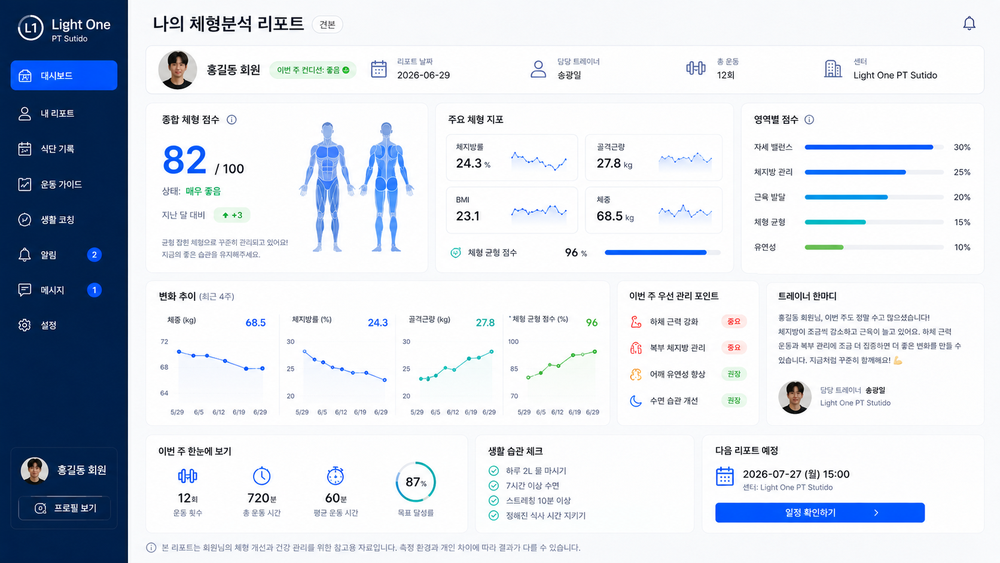
#> input picture 2/repo_lightoneV2/assets/dashboard/center/H_dashboard_center_mgmt_v1.png, 1000 x 563 px, shrunk from 1672 x 941 before the run
$ python normalize.py --input ../../../2/repo_lightoneV2/assets/dashboard/center/H_dashboard_center_mgmt_v1.png --output out.png
#> lines starting #> are read from the running program, lines starting #| are printed output that depends on the picture
"""Normalize lighting variation before image measurement.

The LIGHT ONE workflow uses this module to reduce color temperature, brightness,
and local contrast differences for repeatable reference measurements. Inputs are
lighting patches, gray cards, or marker frames, not face or identity images.
"""

from __future__ import annotations

import argparse
import json
import os
from typing import Dict, Tuple

import cv2
import numpy as np


def read_image(path: str) -> np.ndarray:
    image = cv2.imread(path, cv2.IMREAD_COLOR)
    if image is None:
        raise ValueError(f"Cannot read image: {path}")
    return image


def gray_world_white_balance(image: np.ndarray) -> np.ndarray:
    """Apply gray-world white balance to a BGR image."""
    image_f = image.astype(np.float32)
    channel_means = image_f.reshape(-1, 3).mean(axis=0)
    gray_mean = float(channel_means.mean())
    gains = gray_mean / np.maximum(channel_means, 1e-6)
    balanced = image_f * gains.reshape(1, 1, 3)
    return np.clip(balanced, 0, 255).astype(np.uint8)


def clahe_luminance(
    image: np.ndarray,
    clip_limit: float = 2.0,
    tile_grid_size: Tuple[int, int] = (8, 8),
) -> np.ndarray:
    """Normalize local contrast using CLAHE on LAB luminance."""
    lab = cv2.cvtColor(image, cv2.COLOR_BGR2LAB)
    l_channel, a_channel, b_channel = cv2.split(lab)
    clahe = cv2.createCLAHE(clipLimit=clip_limit, tileGridSize=tile_grid_size)
    l_equalized = clahe.apply(l_channel)
    merged = cv2.merge([l_equalized, a_channel, b_channel])
    return cv2.cvtColor(merged, cv2.COLOR_LAB2BGR)


def normalize_exposure(image: np.ndarray, target_mean: float = 128.0) -> np.ndarray:
    """Scale exposure so the luminance mean maps to target_mean."""
    lab = cv2.cvtColor(image, cv2.COLOR_BGR2LAB).astype(np.float32)
    current_mean = float(lab[:, :, 0].mean())
    if current_mean <= 1e-6:
        return image.copy()
    scale = float(target_mean) / current_mean
    lab[:, :, 0] = np.clip(lab[:, :, 0] * scale, 0, 255)
    return cv2.cvtColor(lab.astype(np.uint8), cv2.COLOR_LAB2BGR)


def normalize_lighting(
    image: np.ndarray,
    target_mean: float = 128.0,
    clahe_clip_limit: float = 2.0,
    clahe_grid_size: Tuple[int, int] = (8, 8),
) -> Tuple[np.ndarray, Dict[str, object]]:
    """Run white balance, CLAHE, and exposure normalization."""
    before_lab = cv2.cvtColor(image, cv2.COLOR_BGR2LAB)
    before_channel_means = image.reshape(-1, 3).mean(axis=0)

    balanced = gray_world_white_balance(image)
    contrasted = clahe_luminance(
        balanced,
        clip_limit=clahe_clip_limit,
        tile_grid_size=clahe_grid_size,
    )
    normalized = normalize_exposure(contrasted, target_mean=target_mean)

    after_lab = cv2.cvtColor(normalized, cv2.COLOR_BGR2LAB)
    after_channel_means = normalized.reshape(-1, 3).mean(axis=0)
    metadata: Dict[str, object] = {
        "target_mean_luminance": float(target_mean),
        "before_mean_luminance": float(before_lab[:, :, 0].mean()),
        "after_mean_luminance": float(after_lab[:, :, 0].mean()),
        "before_bgr_means": [float(v) for v in before_channel_means],
        "after_bgr_means": [float(v) for v in after_channel_means],
        "clahe_clip_limit": float(clahe_clip_limit),
        "clahe_grid_size": [int(v) for v in clahe_grid_size],
        "note": "Lighting/gray-card inputs only; faces and identity data are not processed.",
    }
    return normalized, metadata


def save_image(path: str, image: np.ndarray) -> None:
    os.makedirs(os.path.dirname(os.path.abspath(path)), exist_ok=True)
    if not cv2.imwrite(path, image):
        raise ValueError(f"Could not write image: {path}")


# [6 lines left out: function parse_grid, not called in this run]


def main() -> int:
    parser = argparse.ArgumentParser(description="Normalize lighting in a BGR image.")
    parser.add_argument("--input", required=True, help="Input gray-card/lighting image.")
    parser.add_argument("--output", required=True, help="Normalized output image path.")
    parser.add_argument("--metrics", help="Optional JSON metrics output path.")
    parser.add_argument("--target-mean", type=float, default=128.0)
    parser.add_argument("--clahe-clip-limit", type=float, default=2.0)
    parser.add_argument("--clahe-grid-size", type=parse_grid, default=(8, 8))
    args = parser.parse_args()

    image = read_image(args.input)
#> in read_image, image is the input picture: shape (563, 1000, 3); mean B, G, R 227.2, 217.5, 210.9
    normalized, metrics = normalize_lighting(
        image,
        target_mean=args.target_mean,
        clahe_clip_limit=args.clahe_clip_limit,
        clahe_grid_size=args.clahe_grid_size,
    )
#> in normalize_lighting, `before_channel_means = image.reshape(-1, 3).mean(axis=0)`: before_channel_means = [227.2, 217.5, 210.9]
#> in gray_world_white_balance, `channel_means = image_f.reshape(-1, 3).mean(axis=0)`: channel_means = [227.9, 218.1, 211.5]
#> in gray_world_white_balance, `gray_mean = float(channel_means.mean())`: gray_mean = 219.2
#> in gray_world_white_balance, `gains = gray_mean / np.maximum(channel_means, 1e-6)`: gains = [0.962, 1.01, 1.04]
#> in clahe_luminance, `l_channel, a_channel, b_channel = cv2.split(lab)`:
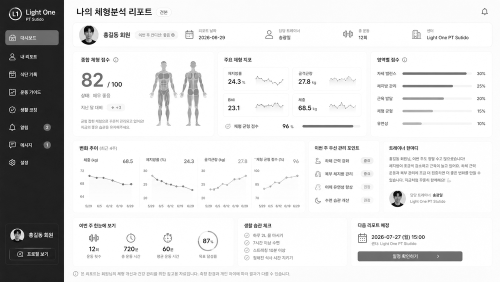
#> l_channel: shape (563, 1000) (shown at 1/2 size); min 0, max 255, mean 219.4
#> in clahe_luminance, `l_channel, a_channel, b_channel = cv2.split(lab)`:
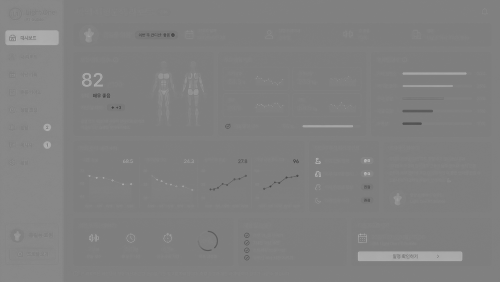
#> a_channel: shape (563, 1000) (shown at 1/2 size); min 60, max 203, mean 128.5
#> in clahe_luminance, `l_channel, a_channel, b_channel = cv2.split(lab)`:
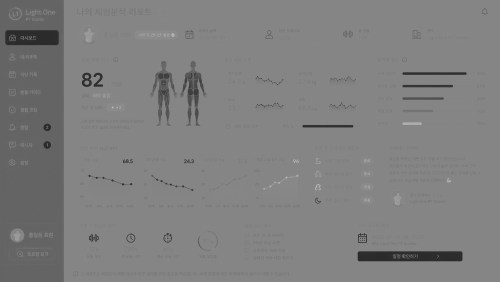
#> b_channel: shape (563, 1000) (shown at 1/2 size); min 28, max 195, mean 126.9
#> in clahe_luminance, `return cv2.cvtColor(merged, cv2.COLOR_LAB2BGR)`:
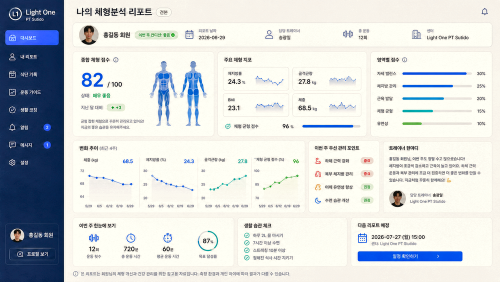
#> returned value: shape (563, 1000, 3) (shown at 1/2 size); mean B, G, R 215.9, 215.6, 211.9
#> in normalize_exposure, `lab = cv2.cvtColor(image, cv2.COLOR_BGR2LAB).astype(np.float32)`:
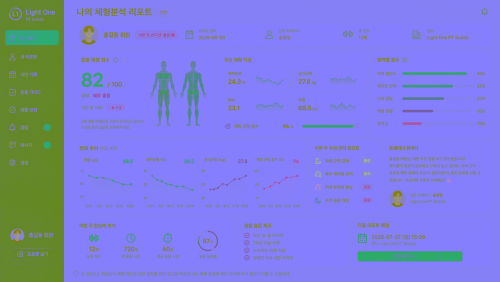
#> lab: shape (563, 1000, 3) float32 (shown at 1/2 size); mean B, G, R 217.7, 129.1, 126.5
#> in normalize_exposure, `current_mean = float(lab[:, :, 0].mean())`: current_mean = 217.2
#> in normalize_exposure, `scale = float(target_mean) / current_mean`: scale = 0.589
#> in normalize_exposure, `lab[:, :, 0] = np.clip(lab[:, :, 0] * scale, 0, 255)`:
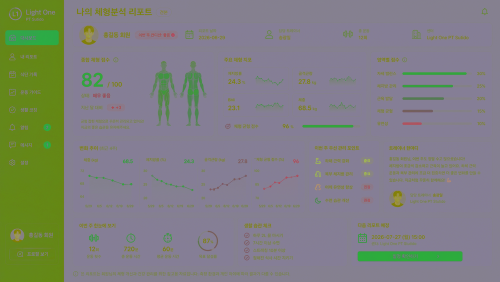
#> lab: shape (563, 1000, 3) float32 (shown at 1/2 size); mean B, G, R 128.2, 129.1, 126.5
#> in normalize_exposure, `return cv2.cvtColor(lab.astype(np.uint8), cv2.COLOR_LAB2BGR)`:
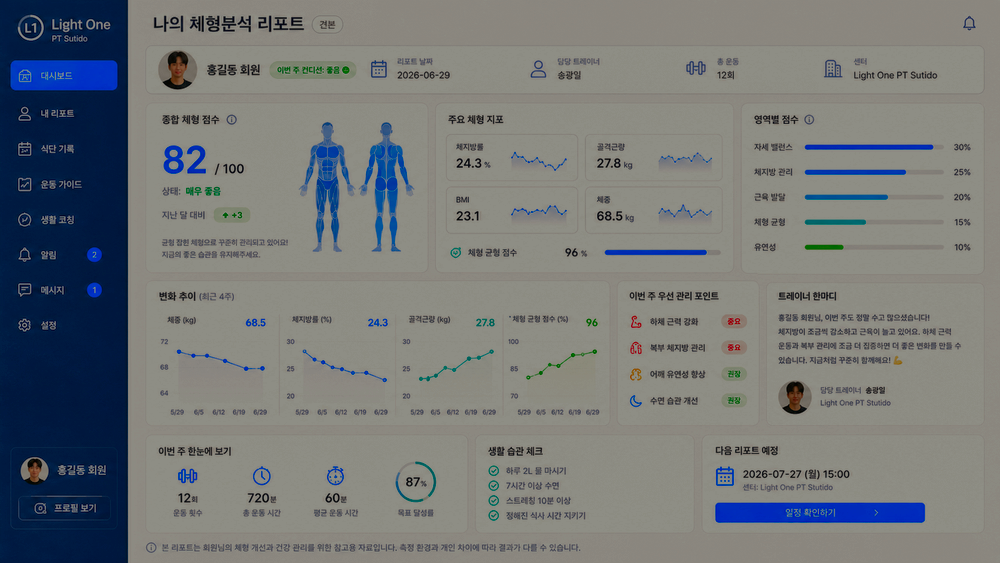
#> returned value: shape (563, 1000, 3); mean B, G, R 121, 120.4, 116.8
#> in normalize_lighting, `after_channel_means = normalized.reshape(-1, 3).mean(axis=0)`: after_channel_means = [121, 120.4, 116.8]
#> metrics = 8 items
    save_image(args.output, normalized)
    if args.metrics:
        os.makedirs(os.path.dirname(os.path.abspath(args.metrics)), exist_ok=True)
        with open(args.metrics, "w", encoding="utf-8") as f:
            json.dump(metrics, f, indent=2)
    print(json.dumps(metrics, indent=2))
#> (printed output is left out)
    return 0


if __name__ == "__main__":
    raise SystemExit(main())
#> (the program exits here)

$ run again, on 2/repo_lightoneV2/assets/dashboard/center/H_dashboard_multi_client_v1.png
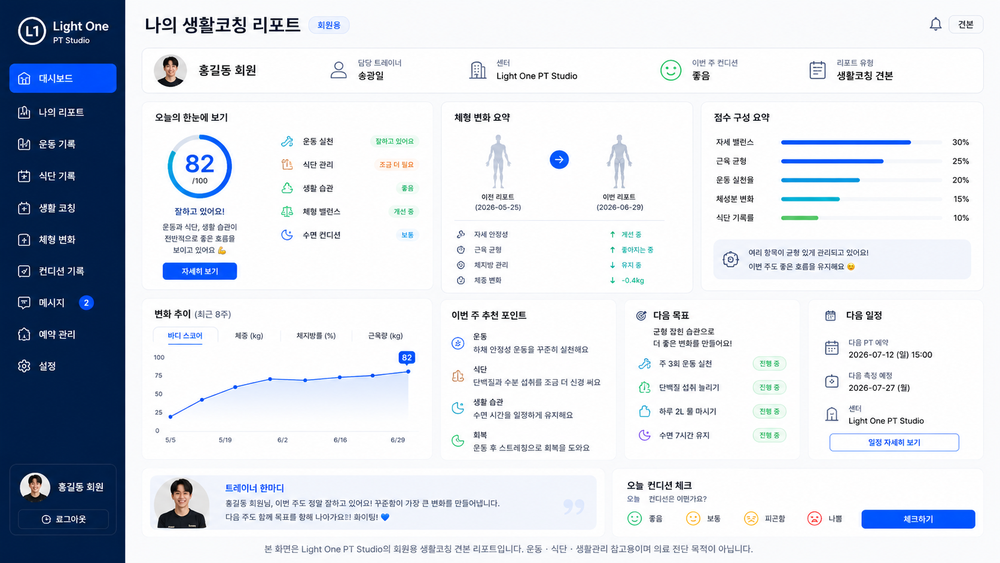
#> input picture 2/repo_lightoneV2/assets/dashboard/center/H_dashboard_multi_client_v1.png, 1000 x 563 px, shrunk from 1672 x 941 before the run
#> in read_image, image is the input picture: shape (563, 1000, 3); mean B, G, R 226.9, 218, 212.4
#> before_lab: shape (563, 1000, 3); mean of channels 0, 1, 2 219.2, 129.6, 122.4
#> before_channel_means = [226.9, 218, 212.4]
#> channel_means = [227.8, 218.5, 212.8]
#> gray_mean = 219.7
#> gains = [0.964, 1.01, 1.03]
#> merged: shape (563, 1000, 3); mean of channels 0, 1, 2 217.4, 128.5, 127.1
#> in normalize_exposure, `lab = cv2.cvtColor(image, cv2.COLOR_BGR2LAB).astype(np.float32)`:
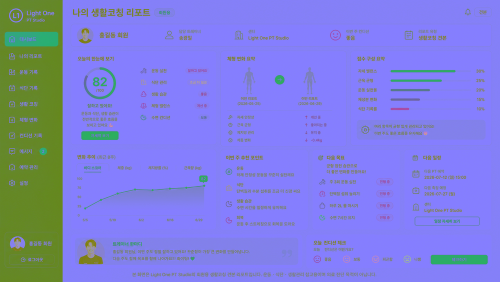
#> lab: shape (563, 1000, 3) float32 (shown at 1/2 size); mean B, G, R 217.8, 129, 126.7
#> current_mean = 217.4
#> scale = 0.589
#> in normalize_exposure, `return cv2.cvtColor(lab.astype(np.uint8), cv2.COLOR_LAB2BGR)`:
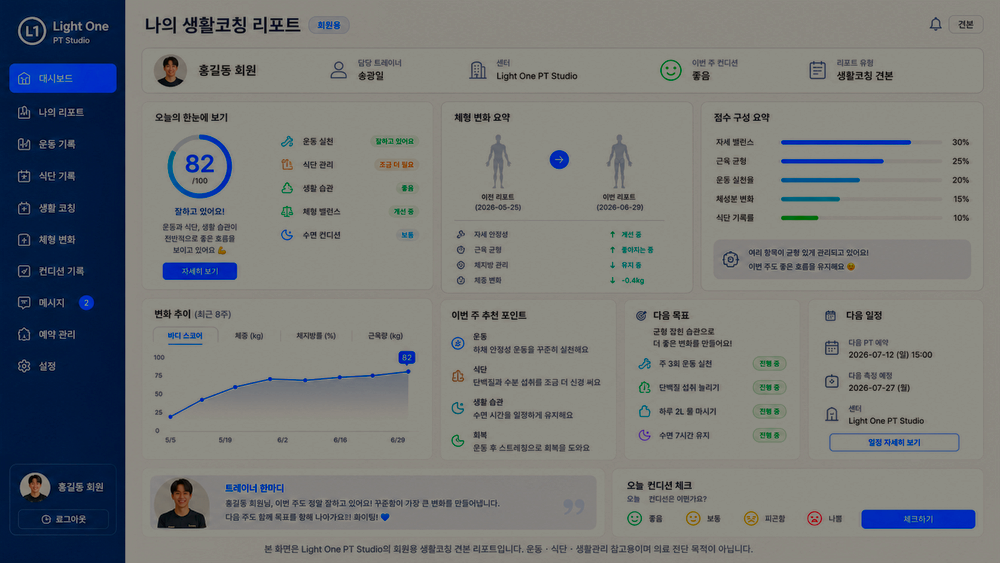
#> returned value: shape (563, 1000, 3); mean B, G, R 120.7, 120.5, 117.5
#> after_lab: shape (563, 1000, 3); mean of channels 0, 1, 2 127.8, 128.7, 127.3
#> after_channel_means = [120.7, 120.5, 117.5]
#> metrics = 8 items
#> (printed output is left out)

$ run again, on 2/repo_lightoneV2/assets/dashboard/center/H_dashboard_v1.png
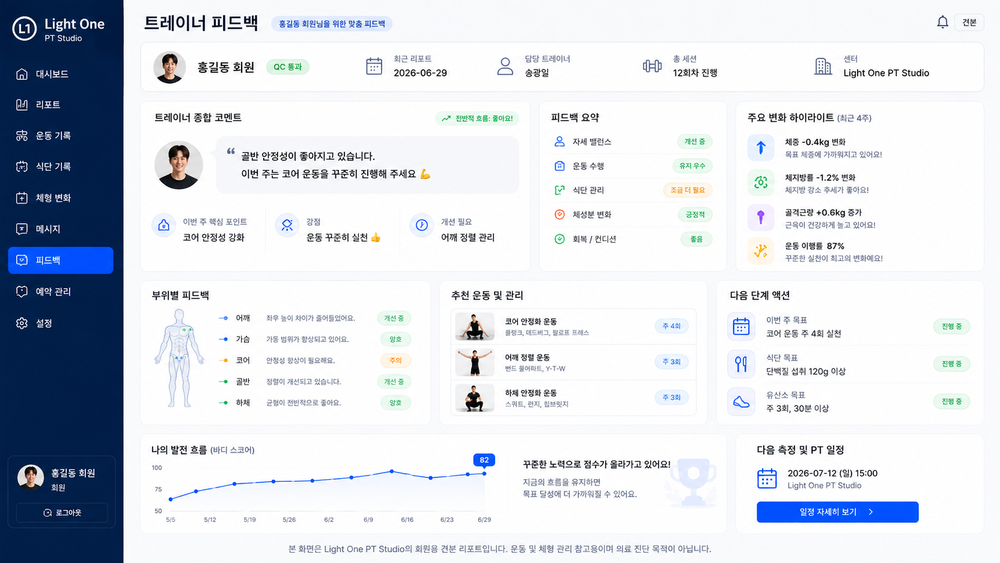
#> input picture 2/repo_lightoneV2/assets/dashboard/center/H_dashboard_v1.png, 1000 x 563 px, shrunk from 1672 x 941 before the run
#> in read_image, image is the input picture: shape (563, 1000, 3); mean B, G, R 226.6, 218.7, 213.8
#> before_lab: shape (563, 1000, 3); mean of channels 0, 1, 2 219.8, 129.5, 123
#> before_channel_means = [226.6, 218.7, 213.8]
#> channel_means = [227.3, 219.2, 214.2]
#> gray_mean = 220.3
#> gains = [0.969, 1, 1.03]
#> merged: shape (563, 1000, 3); mean of channels 0, 1, 2 218, 128.8, 127
#> in normalize_exposure, `lab = cv2.cvtColor(image, cv2.COLOR_BGR2LAB).astype(np.float32)`:
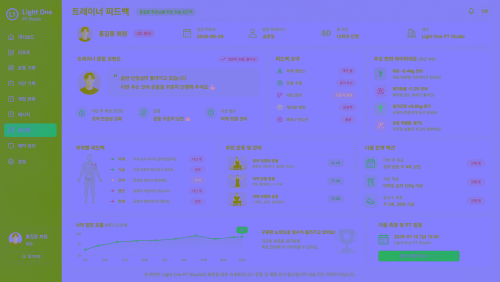
#> lab: shape (563, 1000, 3) float32 (shown at 1/2 size); mean B, G, R 218.5, 129.2, 126.8
#> current_mean = 218
#> scale = 0.587
#> in normalize_exposure, `return cv2.cvtColor(lab.astype(np.uint8), cv2.COLOR_LAB2BGR)`:
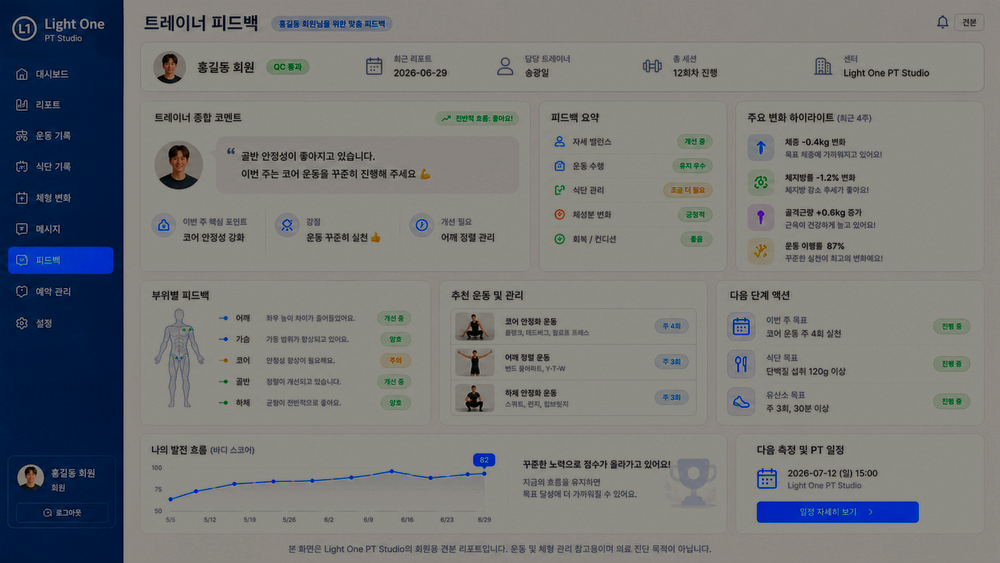
#> returned value: shape (563, 1000, 3); mean B, G, R 120.4, 120.2, 118.1
#> after_lab: shape (563, 1000, 3); mean of channels 0, 1, 2 127.6, 129, 127.1
#> after_channel_means = [120.4, 120.2, 118.1]
#> metrics = 8 items
#> (printed output is left out)
